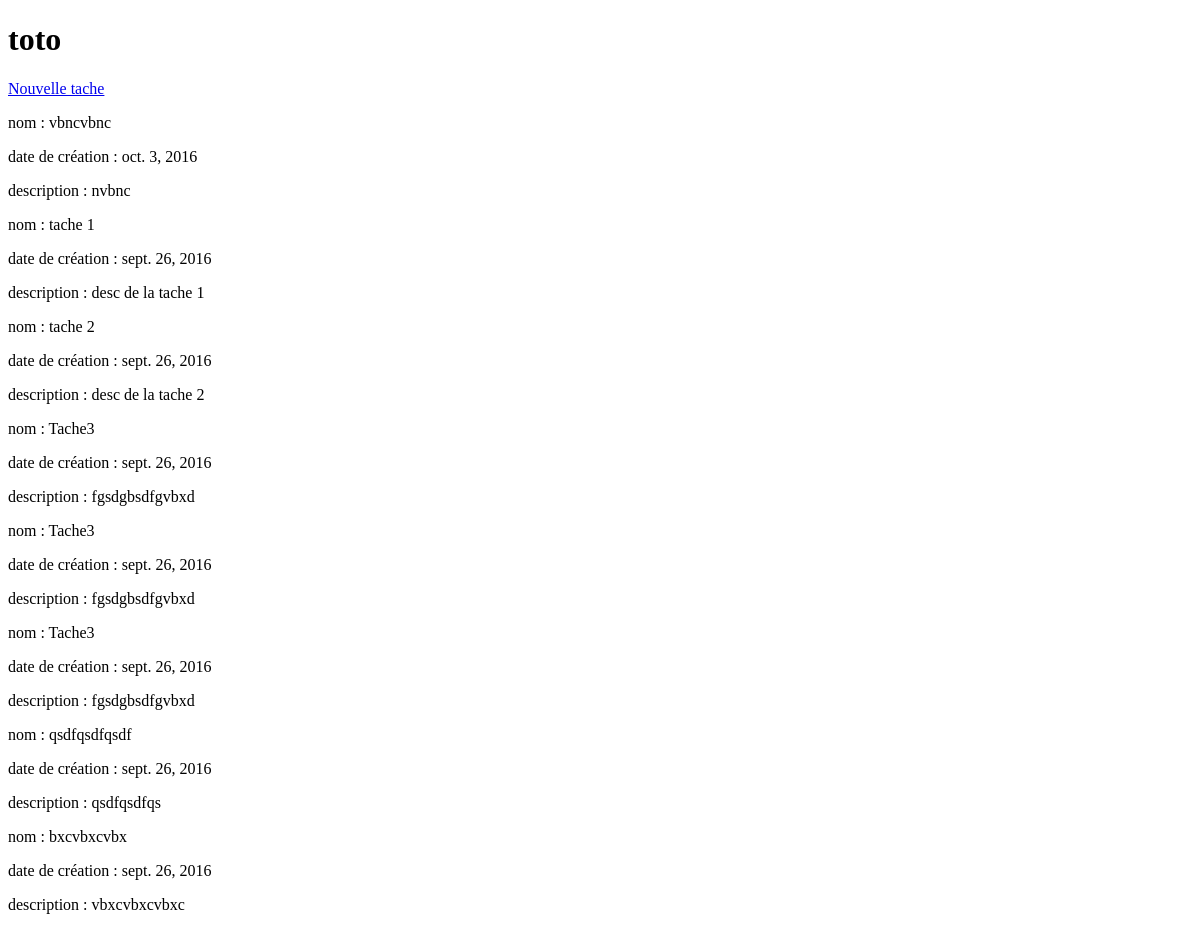
/lestaches/, run on an earlier commit of the app's database.
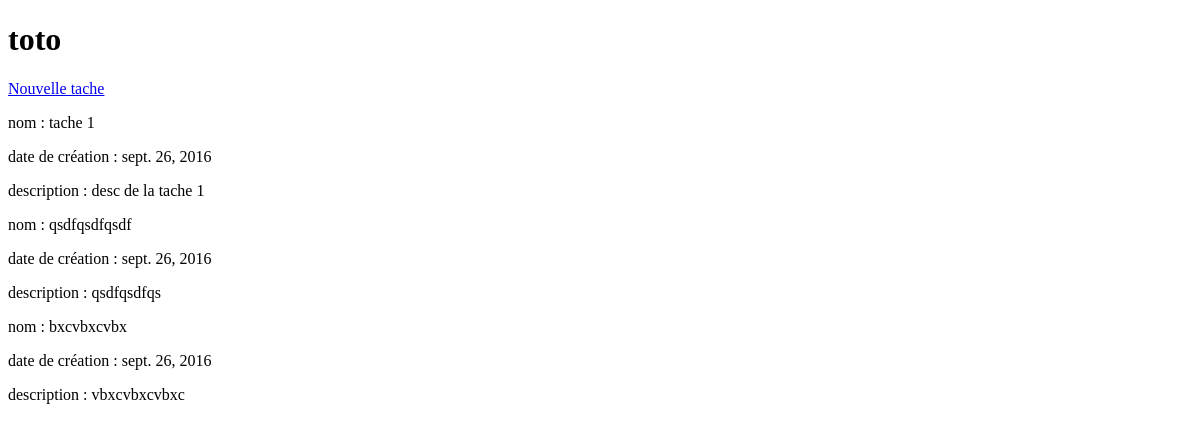
And on a later commit of the database.
### lesTaches/models.py (models this page shows, shortened)
class Task(models.Model):
    name = models.CharField(max_length=250,unique=True)
    description = models.TextField()
    createdDate = models.DateField(auto_now_add=True)
    closed = models.BooleanField(default=False)

### lesTaches/views.py (the view)
def task_listing(request):
     objects = Task.objects.all().order_by('-createdDate')
     return render(request,'lesTaches/list.html', {"taches": objects })

### templates/lesTaches/list.html (shortened to what this page needs)
{% load static %}
<!DOCTYPE html>
<html>
<head>
</head>
<body>
    <h1>toto</h1>
    <a href="{% url 'new_task' %}">Nouvelle tache</a>
    {% for o in taches %}
    <p>
        nom : {{o.name }}
    </p>
    <p>
        date de création : {{ o.createdDate }}
    </p>
    <p>
        description : {{ o.description }}
    </p>
    {% endfor %}
</body>
</html>

What changed in the data, as far as the page shows it:
removed Task: name "vbncvbnc", createdDate "oct. 3, 2016", description "nvbnc"
removed Task: name "tache 2", createdDate "sept. 26, 2016", description "desc de la tache 2"
removed Task: name "Tache3", createdDate "sept. 26, 2016", description "fgsdgbsdfgvbxd"
removed Task: name "Tache3", createdDate "sept. 26, 2016", description "fgsdgbsdfgvbxd"
removed Task: name "Tache3", createdDate "sept. 26, 2016", description "fgsdgbsdfgvbxd"
